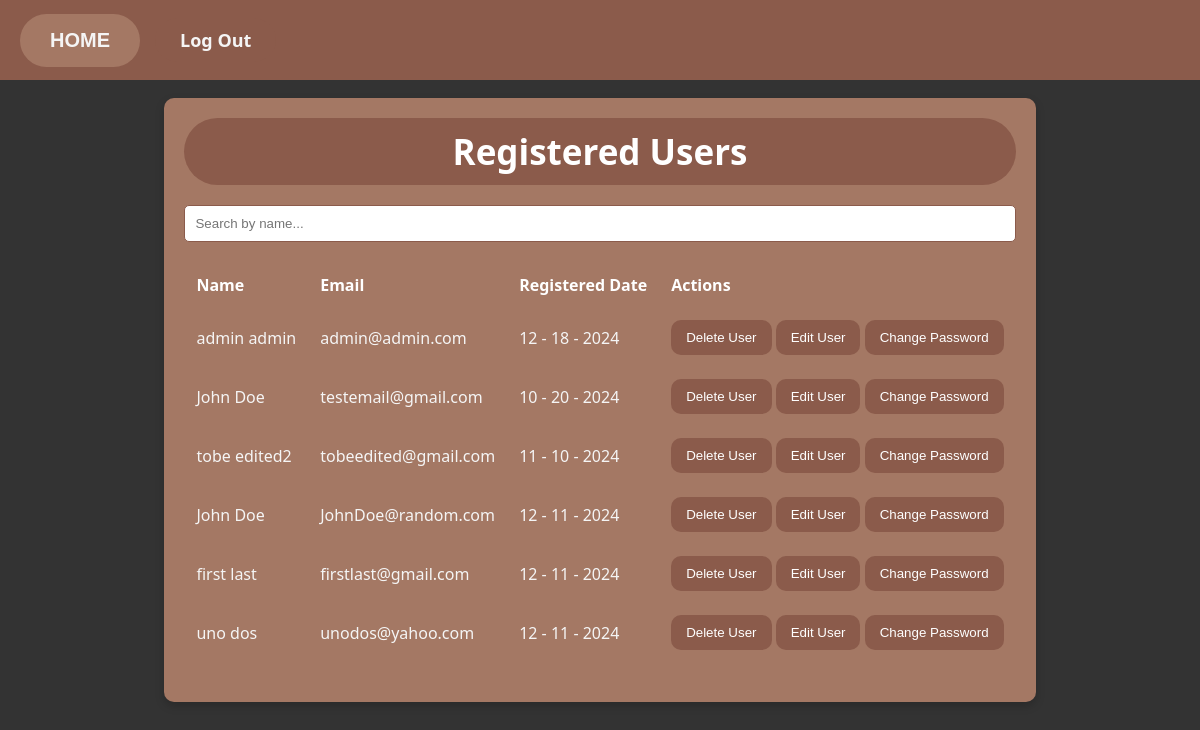
/Paras/adminpage/register_view-users.php (signed in), run on the app's committed database.
### tables this page shows
CREATE TABLE `users` (
  `user_id` int(11) NOT NULL,
  `first_name` varchar(40) DEFAULT NULL,
  `last_name` varchar(40) DEFAULT NULL,
  `email` varchar(100) DEFAULT NULL,
  `password` varchar(255) DEFAULT NULL,
  `registration_date` datetime DEFAULT NULL,
  `user_level` tinyint(1) NOT NULL DEFAULT 0
);

### Paras/adminpage/register_view-users.php (the view, shortened to what this page needs)
<?php
require('../LogSys/mysqli_connect.php');
?>
<!DOCTYPE html>
<html lang="en">
<head>
    <link rel="stylesheet" href="../CSS/LogSys.css">
</head>
<body>
    <?php include '../MainPage/NavAdmin.php'; ?>
    <div class="container-viewusers">
        <h2 class="h2-viewusers">Registered Users</h2>
        <div class="search-container">
            <form action="" method="GET" style="width: 100%;">
                <div class="search-input-container">
                    <input type="text" name="search" class="search-input" placeholder="Search by name..." required>
                </div>
            </form>
        </div>
        <?php
        $search = isset($_GET['search']) ? mysqli_real_escape_string($dbcon, $_GET['search']) : '';
        $q = "SELECT user_id, first_name, last_name, email, DATE_FORMAT(registration_date, '%m - %d - %Y') AS regdat
              FROM users
              WHERE first_name LIKE '%$search%' OR last_name LIKE '%$search%'
              ORDER BY user_level DESC, registration_date ASC";
        $result = @mysqli_query($dbcon, $q);
        if ($result) {
            echo "<table class='table-viewusers'>
                    <tr>
                        <th class='th-viewusers'>Name</th>
                        <th class='th-viewusers'>Email</th>
                        <th class='th-viewusers'>Registered Date</th>
                        <th class='th-viewusers'>Actions</th>
                    </tr>";
            while ($row = mysqli_fetch_array($result, MYSQLI_ASSOC)) {
                echo "<tr class='tr-viewusers'>
                        <td class='td-viewusers'>{$row['first_name']} {$row['last_name']}</td>
                        <td class='td-viewusers'>{$row['email']}</td>
                        <td class='td-viewusers'>{$row['regdat']}</td>
                        <td class='td-viewusers'>
                            <a href='delete_user.php?id={$row['user_id']}'><button class='button-viewusers'>Delete User</button></a>
                            <a href='edit_user.php?id={$row['user_id']}'><button class='button-viewusers'>Edit User</button></a>
                            <a href='change_pw.php?id={$row['user_id']}'><button class='button-viewusers'>Change Password</button></a>
                        </td>
                      </tr>";
            }
            echo "</table>";
        } else {
            echo "<p class='error-message-viewusers'>The current registered users cannot be retrieved. Error: " . mysqli_error($dbcon) . "</p>";
        }
    ?>
    </div>
</body>
</html>

### Paras/MainPage/NavAdmin.php (shortened to what this page needs)
<!DOCTYPE html>
<html lang="en">
<head>
    <link rel="stylesheet" href="../CSS/MainPage.css">
</head>
<nav class="nav-other">
    <a href="../admin-page.php">
        <button class="button-other"><i class fas fa-home></i>HOME</button>
    </a>
    <ul class="nav-links">
        <li><a href="/Paras/LogSys/logout.php" class="nav-button">Log Out</a></li>
    </ul>
</nav>
</html>

### Paras/CSS/LogSys.css (style rules this page uses)
* { margin: 0; padding: 0; box-sizing: border-box; }
html, body { font-family: system-ui, -apple-system, BlinkMacSystemFont, 'Segoe UI', Roboto, Oxygen, Ubuntu, Cantarell, 'Open Sans', 'Helvetica Neue', sans-serif; background-color: #333; color: whitesmoke; height: 100%; margin: 0; display: flex; justify-content: center; align-items: center; }
.container-viewusers { background-color: #A47864; padding: 20px; border-radius: 10px; box-shadow: 0 4px 10px rgba(0, 0, 0, 0.2); }
.h2-viewusers { background-color: #8b5b4b; color: white; text-align: center; font-size: 35px; margin-bottom: 20px; padding: 10px 0; border-radius: 100px; margin: 0; }
.table-viewusers { width: 100%; border-collapse: collapse; margin: 20px 0; }
.th-viewusers, .td-viewusers { padding: 12px; text-align: left; }
.th-viewusers { background-color: #A47864; color: white; font-weight: bold; }
.tr-viewusers { transition: background-color 0.3s; }
.button-viewusers { background-color: #8b5b4b; color: white; padding: 10px 15px; border: none; border-radius: 10px; cursor: pointer; transition: background-color 0.3s; }
.search-container { display: flex; justify-content: flex-end; margin-bottom: 20px; margin-top: 20px; }
.search-input-container { position: relative; width: 100%; }
.search-input { padding: 10px 40px 10px 10px; border: 1px solid #8b5b4b; border-radius: 5px; width: 100%; }

### Paras/CSS/MainPage.css (style rules this page uses)
* { margin: 0; padding: 0; box-sizing: border-box; }
html, body { font-family: system-ui, -apple-system, BlinkMacSystemFont, 'Segoe UI', Roboto, Oxygen, Ubuntu, Cantarell, 'Open Sans', 'Helvetica Neue', sans-serif; background-color: #333; color: whitesmoke; height: 100%; margin: 0; }
.nav-links { list-style: none; display: flex; }
.nav-links li { margin: 0 15px; }
.nav-links a { color: whitesmoke; text-decoration: none; transition: color 0.3s; font-size: 18px; }
.nav-button { background-color: #8b5b4b; border: none; border-radius: 100px; padding: 10px 25px; transition: background-color 0.3s, color 0.3s; font-weight: bold; }
.nav-other { display: flex; justify-content: flex-start; align-items: center; background-color: #8b5b4b; padding: 10px 20px; position: fixed; top: 0; left: 0; width: 100%; z-index: 1000; height: 80px; }
.button-other { background-color: #A47864; color: whitesmoke; border: none; padding: 15px 30px; cursor: pointer; font-size: 20px; font-weight: bold; border-radius: 100px; transition: color 0.3s; }

### data on the page
users: first_name "admin", last_name "admin", email "admin@admin.com", regdat "12 - 18 - 2024"
users: first_name "John", last_name "Doe", email "testemail@gmail.com", regdat "10 - 20 - 2024"
users: first_name "tobe", last_name "edited2", email "tobeedited@gmail.com", regdat "11 - 10 - 2024"
users: first_name "John", last_name "Doe", email "JohnDoe@random.com", regdat "12 - 11 - 2024"
users: first_name "first", last_name "last", email "firstlast@gmail.com", regdat "12 - 11 - 2024"
users: first_name "uno", last_name "dos", email "unodos@yahoo.com", regdat "12 - 11 - 2024"
